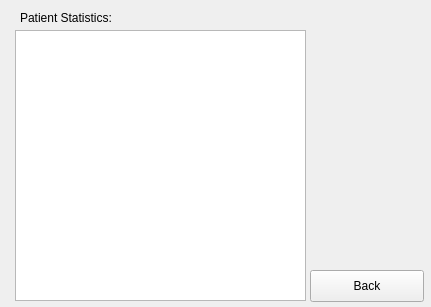
<?xml version="1.0" encoding="UTF-8"?>
<ui version="4.0">
 <class>PatientStatsWindow</class>
 <widget class="QWidget" name="PatientStatsWindow">
  <property name="geometry">
   <rect>
    <x>0</x>
    <y>0</y>
    <width>431</width>
    <height>307</height>
   </rect>
  </property>
  <property name="windowTitle">
   <string>Patient Statistics</string>
  </property>
  <widget class="QTableView" name="tableView">
   <property name="geometry">
    <rect>
     <x>15</x>
     <y>30</y>
     <width>291</width>
     <height>271</height>
    </rect>
   </property>
  </widget>
  <widget class="QLabel" name="label">
   <property name="geometry">
    <rect>
     <x>20</x>
     <y>10</y>
     <width>111</width>
     <height>16</height>
    </rect>
   </property>
   <property name="text">
    <string>Patient Statistics:</string>
   </property>
  </widget>
  <widget class="QPushButton" name="pushButton">
   <property name="geometry">
    <rect>
     <x>310</x>
     <y>270</y>
     <width>114</width>
     <height>32</height>
    </rect>
   </property>
   <property name="text">
    <string>Back</string>
   </property>
  </widget>
 </widget>
 <resources/>
 <connections/>
</ui>
